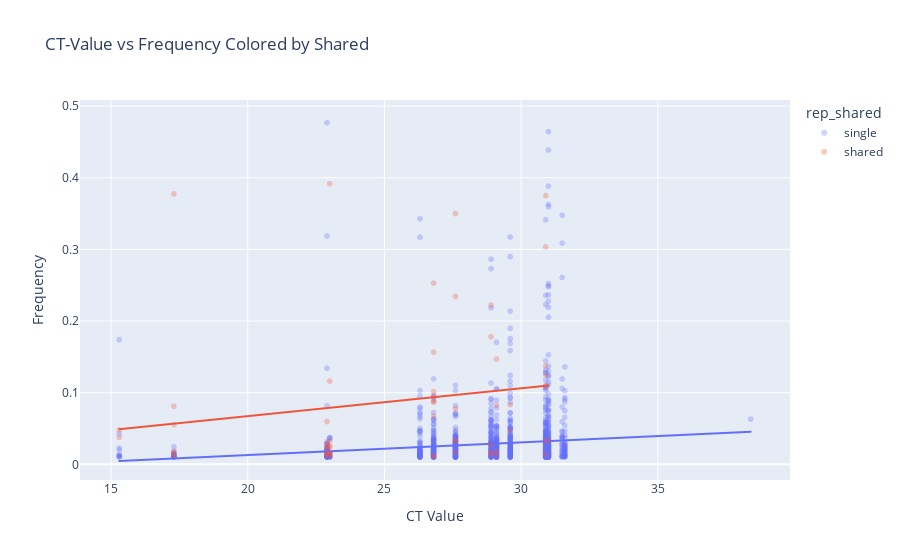

Notebook cell for this chart:
### Code cell
fig = px.scatter(vars, 
                 x="ct_value", 
                 y="avg_freq", 
                 color="rep_shared", 
                 trendline="ols",  # Ordinary Least Squares (Linear Regression)
                 title="CT-Value vs Frequency Colored by Shared",
                 labels={"ct_value": "CT Value", "avg_freq": "Frequency"},
                 opacity=0.3)

fig.show()

### Figure 1 — Plotly figure (JSON) as saved in the notebook; plotly's stock layout.template omitted (floating-point values rounded to 4 significant figures; data arrays with more than 128 entries replaced by an {"elided": "..."} marker saying what was removed)
{"data": [{"hovertemplate": "rep_shared=single<br>CT Value=%{x}<br>Frequency=%{y}<extra></extra>", "legendgroup": "single", "marker": {"color": "#636efa", "opacity": 0.3, "symbol": "circle"}, "mode": "markers", "name": "single", "showlegend": true, "type": "scattergl", "x": {"elided": "1837 float values"}, "xaxis": "x", "y": {"elided": "1837 float values"}, "yaxis": "y"}, {"hovertemplate": "<b>OLS trendline</b><br>avg_freq = 0.00176696 * ct_value + -0.0223829<br>R<sup>2</sup>=0.013770<br><br>rep_shared=single<br>CT Value=%{x}<br>Frequency=%{y} <b>(trend)</b><extra></extra>", "legendgroup": "single", "marker": {"color": "#636efa", "symbol": "circle"}, "mode": "lines", "name": "single", "showlegend": false, "type": "scattergl", "x": {"elided": "1837 float values"}, "xaxis": "x", "y": {"elided": "1837 float values"}, "yaxis": "y"}, {"hovertemplate": "rep_shared=shared<br>CT Value=%{x}<br>Frequency=%{y}<extra></extra>", "legendgroup": "shared", "marker": {"color": "#EF553B", "opacity": 0.3, "symbol": "circle"}, "mode": "markers", "name": "shared", "showlegend": true, "type": "scattergl", "x": [17.3, 17.3, 17.3, 17.3, 17.3, 17.3, 28.9, 28.9, 28.9, 28.9, 28.9, 30.9, 30.9, 30.9, 30.9, 30.9, 30.9, 30.9, 29.1, 29.1, 29.1, 29.1, 15.3, 15.3, 27.6, 27.6, 27.6, 27.6, 27.6, 27.6, 26.8, 26.8, 26.8, 26.8, 26.8, 26.8, 26.8, 26.8, 26.8, 22.9, 22.9, 22.9, 22.9, 22.9, 22.9, 22.9, 23, 23, 23, 23, 23, 23, 23, 23, 29.6, 29.6, 31], "xaxis": "x", "y": [0.3775, 0.0143, 0.01205, 0.01825, 0.05545, 0.0812, 0.0276, 0.2223, 0.01455, 0.0164, 0.1782, 0.3035, 0.0322, 0.1373, 0.1094, 0.014, 0.3752, 0.1245, 0.08255, 0.01805, 0.147, 0.0129, 0.0377, 0.04815, 0.3501, 0.03265, 0.0337, 0.07775, 0.2343, 0.01685, 0.1016, 0.08675, 0.2529, 0.0879, 0.01185, 0.01055, 0.0942, 0.1566, 0.0674, 0.0148, 0.05965, 0.02935, 0.02315, 0.0142, 0.01335, 0.02555, 0.3917, 0.01605, 0.1162, 0.0255, 0.0326, 0.0142, 0.02395, 0.01155, 0.04715, 0.08315, 0.0342], "yaxis": "y"}, {"hovertemplate": "<b>OLS trendline</b><br>avg_freq = 0.00388626 * ct_value + -0.010435<br>R<sup>2</sup>=0.028363<br><br>rep_shared=shared<br>CT Value=%{x}<br>Frequency=%{y} <b>(trend)</b><extra></extra>", "legendgroup": "shared", "marker": {"color": "#EF553B", "symbol": "circle"}, "mode": "lines", "name": "shared", "showlegend": false, "type": "scattergl", "x": [15.3, 15.3, 17.3, 17.3, 17.3, 17.3, 17.3, 17.3, 22.9, 22.9, 22.9, 22.9, 22.9, 22.9, 22.9, 23, 23, 23, 23, 23, 23, 23, 23, 26.8, 26.8, 26.8, 26.8, 26.8, 26.8, 26.8, 26.8, 26.8, 27.6, 27.6, 27.6, 27.6, 27.6, 27.6, 28.9, 28.9, 28.9, 28.9, 28.9, 29.1, 29.1, 29.1, 29.1, 29.6, 29.6, 30.9, 30.9, 30.9, 30.9, 30.9, 30.9, 30.9, 31], "xaxis": "x", "y": [0.04902, 0.04902, 0.0568, 0.0568, 0.0568, 0.0568, 0.0568, 0.0568, 0.07856, 0.07856, 0.07856, 0.07856, 0.07856, 0.07856, 0.07856, 0.07895, 0.07895, 0.07895, 0.07895, 0.07895, 0.07895, 0.07895, 0.07895, 0.09372, 0.09372, 0.09372, 0.09372, 0.09372, 0.09372, 0.09372, 0.09372, 0.09372, 0.09683, 0.09683, 0.09683, 0.09683, 0.09683, 0.09683, 0.1019, 0.1019, 0.1019, 0.1019, 0.1019, 0.1027, 0.1027, 0.1027, 0.1027, 0.1046, 0.1046, 0.1097, 0.1097, 0.1097, 0.1097, 0.1097, 0.1097, 0.1097, 0.11], "yaxis": "y"}], "layout": {"legend": {"title": {"text": "rep_shared"}, "tracegroupgap": 0}, "title": {"text": "CT-Value vs Frequency Colored by Shared"}, "xaxis": {"anchor": "y", "domain": [0, 1], "title": {"text": "CT Value"}}, "yaxis": {"anchor": "x", "domain": [0, 1], "title": {"text": "Frequency"}}}}
